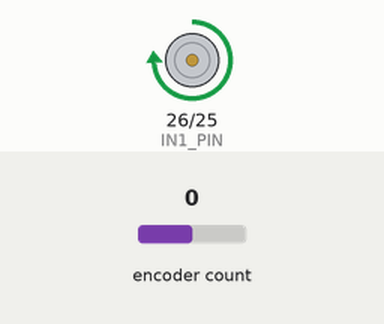
Bench run of a sketch on a simulated ESP32. Shown: motor-driver pin pairs drawn as motors (green arrow = first pin HIGH = forward, orange = second pin HIGH = backward, longer = more drive, scaled by the enable pin). The inputs (shaded band) are chosen by the test bench; at power-on: encoder count 0. What the sketch prints to the serial monitor is not drawn.

Above: at 1.2 s.
1.3 s: encoder count set to 1
At 2.6 s:
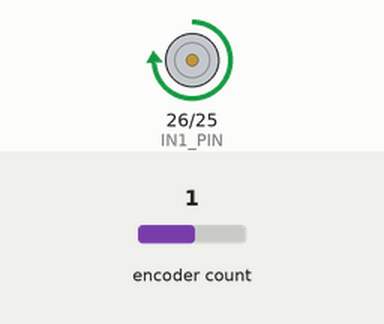
2.9 s: encoder count set to 0
At 3.4 s:
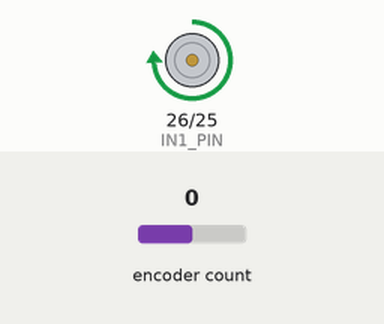
Timing chart, 0 to 5.9 s (numbered marks = the images above; inputs shaded):
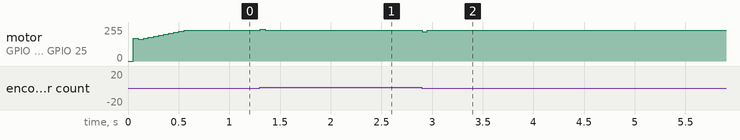

The sketch:

motor_100_rotations_1_to_6min_song.ino
```cpp
// Include the ESP32Encoder library
#include <ESP32Encoder.h>

// --- PIN DEFINITIONS (Match your wiring) ---
const int ENA_PIN = 27;
const int IN1_PIN = 26;
const int IN2_PIN = 25;
const int ENCODER_A_PIN = 14;
const int ENCODER_B_PIN = 15;

// --- CONTROL VARIABLES (ADJUST THESE) ---
long max_count = 45000; //45000 counts = 100 rotations   // The motor will stop after reaching this total absolute count
unsigned long song_duration = 60000; // Total duration of the song in milliseconds (e.g., 180000ms = 3 minutes)

// --- MOTOR/CONTROL CHARACTERISTICS (TUNE THESE) ---
int MIN_PWM_START = 70; // The minimum PWM to overcome static friction
float SPEED_DEADZONE = 10.0; // Speeds below this (counts/sec) are considered "stopped"

// --- PID GAINS (TUNE THESE) ---
// We are starting with very conservative, stable gains.
float Kp = 0.2; // Proportional Gain: Responds to current error.
float Ki = 0.2; // Integral Gain: Responds to accumulated error.
float Kd = 0.001; // Derivative Gain: Responds to rate of change (DAMPING)

// Integral "anti-windup" clamp.
float integral_clamp = 400.0;

// The time interval (in milliseconds) for the control loop
unsigned long dt = 50; // 50ms is a good, stable interval

// --- GLOBAL VARIABLES (Internal use) ---
ESP32Encoder encoder;
long last_encoder_count = 0;
unsigned long last_time = 0;
float actual_speed = 0.0;     // Calculated speed in counts per second
float target_speed = 0.0;     // Will be calculated in setup()

// PID internal variables
float integral_error = 0.0;   // Accumulator for the integral term
float last_error = 0.0;       // For derivative calculation

void setup() {
  Serial.begin(115200);

  // --- Calculate Target Speed ---
  if (song_duration > 0) {
    target_speed = (float)max_count / (song_duration / 1000.0);
  } else {
    target_speed = 0.0; // Avoid division by zero
  }

  Serial.print("Max Count: ");
  Serial.println(max_count);
  Serial.print("Song Duration (ms): ");
  Serial.println(song_duration);
  Serial.print("Calculated Target Speed (counts/sec): ");
  Serial.println(target_speed);
  // ---

  pinMode(IN1_PIN, OUTPUT);
  pinMode(IN2_PIN, OUTPUT);
  pinMode(ENA_PIN, OUTPUT);

  // Configure the encoder
  encoder.attachHalfQuad(ENCODER_A_PIN, ENCODER_B_PIN);
  encoder.clearCount();

  // Initialize time for speed calculation
  last_time = millis();
}

void loop() {
  // --- 1. STOPPING CONDITION (Checked constantly) ---
  if (abs(encoder.getCount()) >= max_count) {
    // Stop the motor
    digitalWrite(IN1_PIN, LOW);
    digitalWrite(IN2_PIN, LOW);
    analogWrite(ENA_PIN, 0);

    Serial.println("\nMax count reached. Motor stopped.");

    // Halt the program
    while (1) {
      delay(10);
    }
  }

  // --- 2. CONTROL LOGIC (Run on a fixed interval for consistency) ---
  if (millis() - last_time >= dt) {

    // --- A. Calculate Actual Speed ---
    long current_count = -encoder.getCount(); // Invert count as per your wiring
    actual_speed = (float)(current_count - last_encoder_count) * 1000.0 / (float)dt;
    last_encoder_count = current_count;

    // --- B. PID Control Logic ---
    float error = target_speed - actual_speed;

    // --- P Term (Proportional) ---
    float p_term = Kp * error;

    // --- I Term (Integral) ---
    integral_error += error * (dt / 1000.0); // Scale by time in seconds
    integral_error = constrain(integral_error, -integral_clamp, integral_clamp);
    float i_term = Ki * integral_error;

    // --- D Term (Derivative) ---
    float derivative = (error - last_error) / (dt / 1000.0);
    float d_term = Kd * derivative;
    last_error = error;

    // --- Total PID Output ---
    int pid_calc = (int)(p_term + i_term + d_term);

    // Constrain the PID calculation
    pid_calc = constrain(pid_calc, -255, 255);

    // --- C. Drive the Motor (NEW ROBUST LOGIC) ---
    int final_pwm = pid_calc;

    // Only apply "startup" boost if the motor is effectively stopped
    // and the controller is trying to move it.
    if (abs(actual_speed) < SPEED_DEADZONE) {
      if (pid_calc > 0 && pid_calc < MIN_PWM_START) {
        final_pwm = MIN_PWM_START;
      } else if (pid_calc < 0 && pid_calc > -MIN_PWM_START) {
        final_pwm = -MIN_PWM_START;
      }
    }

    // This new logic allows the controller to send values *below* MIN_PWM_START
    // (e.g., 50) as long as the motor is already spinning.
    // This lets the PID controller *actually control the speed* instead of fighting our logic.

    // Set motor direction and speed
    if (final_pwm > 0) {
      digitalWrite(IN1_PIN, HIGH);
      digitalWrite(IN2_PIN, LOW);
    } else {
      digitalWrite(IN1_PIN, LOW);
      digitalWrite(IN2_PIN, HIGH);
    }
    analogWrite(ENA_PIN, abs(final_pwm));

    // --- D. Debugging Output ---
    Serial.print("Tgt:");
    Serial.print(target_speed);
    Serial.print(", Act:");
    Serial.print(actual_speed, 1);
    Serial.print(", P:");
    Serial.print(p_term, 1);
    Serial.print(", I:");
    Serial.print(i_term, 1);
    Serial.print(", D:");
    Serial.print(d_term, 1);
    Serial.print(", PWM:");
    Serial.println(final_pwm);

    // Update last_time for the next loop
    last_time += dt;
  }
}
```

Measured:
- after the input at 1.3 s, motor on GPIO 26 (IN1_PIN) / GPIO 25 (IN2_PIN): forward 230/255 → forward 238/255 at once, → forward 229/255 0.05 s later, → forward 230/255 0.05 s later
- after the input at 2.9 s, motor on GPIO 26 (IN1_PIN) / GPIO 25 (IN2_PIN): forward 230/255 → forward 221/255 at once, → forward 230/255 0.05 s later
